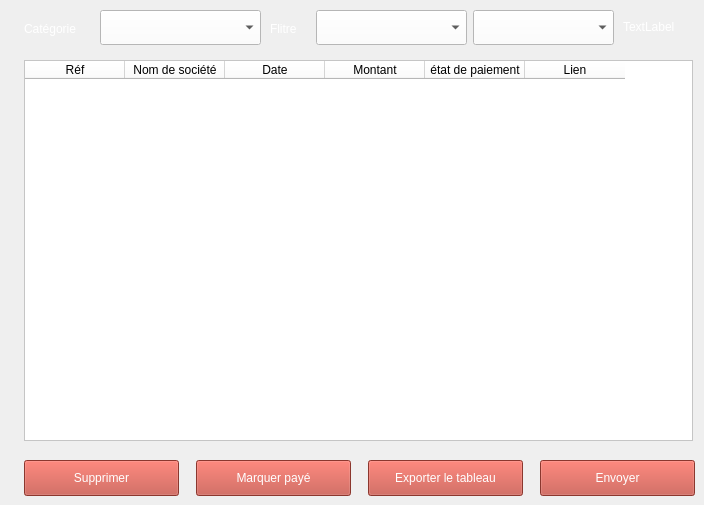
       <widget class="QWidget" name="xml_archive">
        <widget class="QLabel" name="label_126">
         <property name="geometry">
          <rect>
           <x>270</x>
           <y>19</y>
           <width>41</width>
           <height>20</height>
          </rect>
         </property>
         <property name="styleSheet">
          <string notr="true">color: rgb(255, 255, 255);
font: 18pt &quot;Times New Roman&quot;;</string>
         </property>
         <property name="text">
          <string>Flitre</string>
         </property>
        </widget>
        <widget class="QPushButton" name="envoyerxml_archive">
         <property name="geometry">
          <rect>
           <x>540</x>
           <y>460</y>
           <width>155</width>
           <height>36</height>
          </rect>
         </property>
         <property name="styleSheet">
          <string notr="true">color: rgb(255, 255, 255);
font: 18pt &quot;Times New Roman&quot;;
background-color: rgb(195, 77, 64);</string>
         </property>
         <property name="text">
          <string>Envoyer</string>
         </property>
        </widget>
        <widget class="QComboBox" name="categoriexml_archive">
         <property name="geometry">
          <rect>
           <x>100</x>
           <y>10</y>
           <width>161</width>
           <height>35</height>
          </rect>
         </property>
         <property name="styleSheet">
          <string notr="true">background-color: rgb(255, 255, 255);
font: 18pt &quot;Times New Roman&quot;;
</string>
         </property>
        </widget>
        <widget class="QComboBox" name="filtre_filtrexml_archive">
         <property name="geometry">
          <rect>
           <x>473</x>
           <y>10</y>
           <width>141</width>
           <height>35</height>
          </rect>
         </property>
         <property name="styleSheet">
          <string notr="true">background-color: rgb(255, 255, 255);
font: 18pt &quot;Times New Roman&quot;;
</string>
         </property>
        </widget>
        <widget class="QLabel" name="nombrexml_archive">
         <property name="geometry">
          <rect>
           <x>623</x>
           <y>19</y>
           <width>71</width>
           <height>16</height>
          </rect>
         </property>
         <property name="styleSheet">
          <string notr="true">color: rgb(255, 255, 255);
font: 18pt &quot;Times New Roman&quot;;</string>
         </property>
         <property name="text">
          <string>TextLabel</string>
         </property>
        </widget>
        <widget class="QTableWidget" name="tablexml_archive">
         <property name="geometry">
          <rect>
           <x>24</x>
           <y>60</y>
           <width>669</width>
           <height>381</height>
          </rect>
         </property>
         <property name="styleSheet">
          <string notr="true">background-color: rgb(255, 255, 255);</string>
         </property>
         <column>
          <property name="text">
           <string>Réf</string>
          </property>
         </column>
         <column>
          <property name="text">
           <string>Nom de société</string>
          </property>
         </column>
         <column>
          <property name="text">
           <string>Date</string>
          </property>
         </column>
         <column>
          <property name="text">
           <string>Montant</string>
          </property>
         </column>
         <column>
          <property name="text">
           <string>état de paiement</string>
          </property>
         </column>
         <column>
          <property name="text">
           <string>Lien</string>
          </property>
         </column>
        </widget>
        <widget class="QPushButton" name="exporterletableauxml_archive">
         <property name="geometry">
          <rect>
           <x>368</x>
           <y>460</y>
           <width>155</width>
           <height>36</height>
          </rect>
         </property>
         <property name="styleSheet">
          <string notr="true">color: rgb(255, 255, 255);
font: 18pt &quot;Times New Roman&quot;;
background-color: rgb(195, 77, 64);</string>
         </property>
         <property name="text">
          <string>Exporter le tableau</string>
         </property>
        </widget>
        <widget class="QLabel" name="label_categorie_2">
         <property name="geometry">
          <rect>
           <x>24</x>
           <y>19</y>
           <width>71</width>
           <height>20</height>
          </rect>
         </property>
         <property name="styleSheet">
          <string notr="true">color: rgb(255, 255, 255);
font: 18pt &quot;Times New Roman&quot;;</string>
         </property>
         <property name="text">
          <string>Catégorie</string>
         </property>
        </widget>
        <widget class="QPushButton" name="marquerpaye_archive">
         <property name="geometry">
          <rect>
           <x>196</x>
           <y>460</y>
           <width>155</width>
           <height>36</height>
          </rect>
         </property>
         <property name="styleSheet">
          <string notr="true">color: rgb(255, 255, 255);
font: 18pt &quot;Times New Roman&quot;;
background-color: rgb(195, 77, 64);</string>
         </property>
         <property name="text">
          <string>Marquer payé</string>
         </property>
        </widget>
        <widget class="QPushButton" name="supprimerxml_archive">
         <property name="geometry">
          <rect>
           <x>24</x>
           <y>460</y>
           <width>155</width>
           <height>36</height>
          </rect>
         </property>
         <property name="styleSheet">
          <string notr="true">color: rgb(255, 255, 255);
font: 18pt &quot;Times New Roman&quot;;
background-color: rgb(195, 77, 64);</string>
         </property>
         <property name="text">
          <string>Supprimer</string>
         </property>
        </widget>
        <widget class="QComboBox" name="filtrexml_archive">
         <property name="geometry">
          <rect>
           <x>316</x>
           <y>10</y>
           <width>151</width>
           <height>35</height>
          </rect>
         </property>
         <property name="styleSheet">
          <string notr="true">background-color: rgb(255, 255, 255);
font: 18pt &quot;Times New Roman&quot;;
</string>
         </property>
        </widget>
       </widget>
